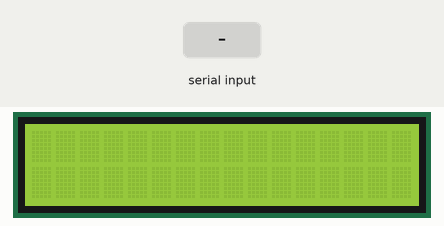
A sketch run on a simulated Arduino Uno, built with avr-gcc and run on an emulated ATmega328P. Parts: 16×2 character LCD. Inputs (shaded band) come from the test bench. What the sketch prints to the serial monitor is not drawn.

Above: at 1.2 s.
1.3 s: "1\n" received over Serial
At 3.8 s:
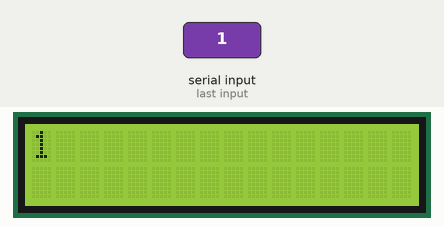
4.3 s: "0\n" received over Serial
At 7.0 s:
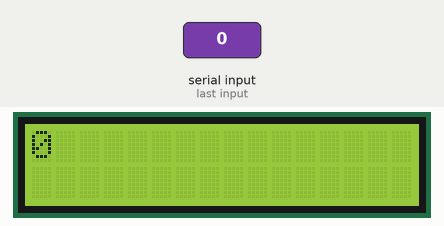
7.3 s: "2\n" received over Serial
At 9.8 s:
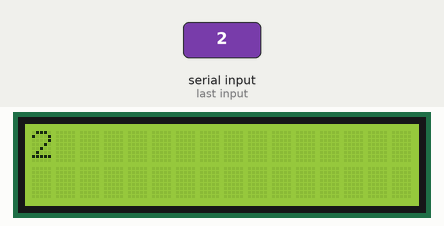
Timing chart, 0 to 11.3 s (numbered marks = the images above; inputs shaded):
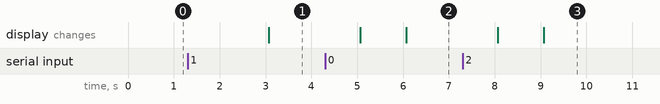

The sketch:

lcd-display.ino
```cpp
#include <LiquidCrystal.h>
char ch;
String a;
const int rs = 12, en = 11, d4 = 5, d5 = 4, d6 = 3, d7 = 2;
LiquidCrystal lcd(rs, en, d4, d5, d6, d7);

void setup() {
  // set up the LCD's number of columns and rows:
  lcd.begin(16, 2);
  Serial.begin(9600);
}

void loop() {

  if(Serial.available() > 0 );
  {
    ch=Serial.read();
    if (ch > 30 && ch < 123 )
    {
      lcd.clear();
      Serial.write(ch);
      a = Serial.readString();
      Serial.print("\n");
      Serial.print(a);
      lcd.print(ch);
      lcd.print(a);
     }
  delay(2000);
  }

}
```

Measured:
- after the input at 1.3 s, the display: changes after 1.8 s (image 1)
- after the input at 4.3 s, the display: first changes after 0.77 s (image 2 shows a later state)
- after the input at 7.3 s, the display: first changes after 0.77 s (image 3 shows a later state)
